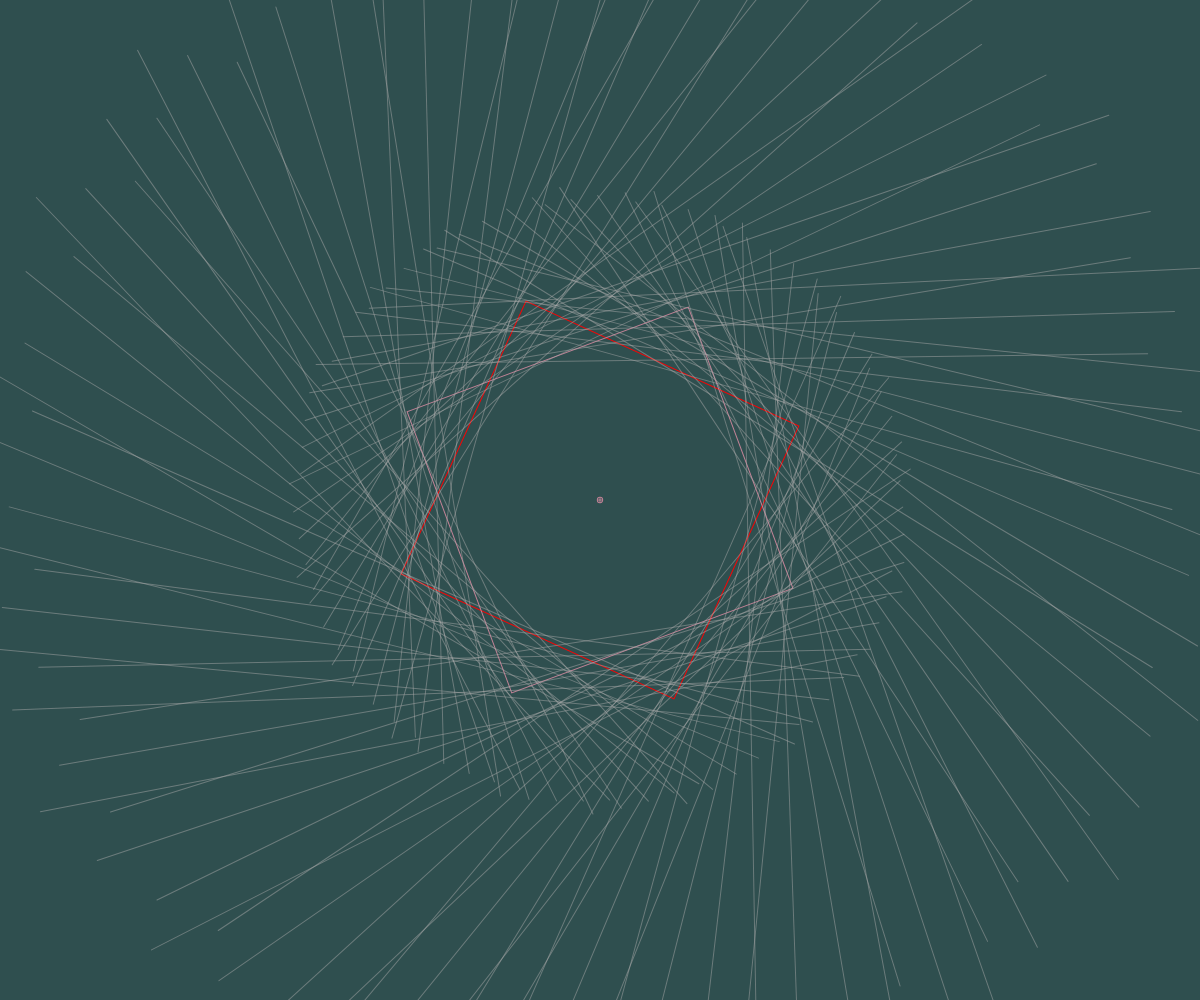
Frame 1 (no input)
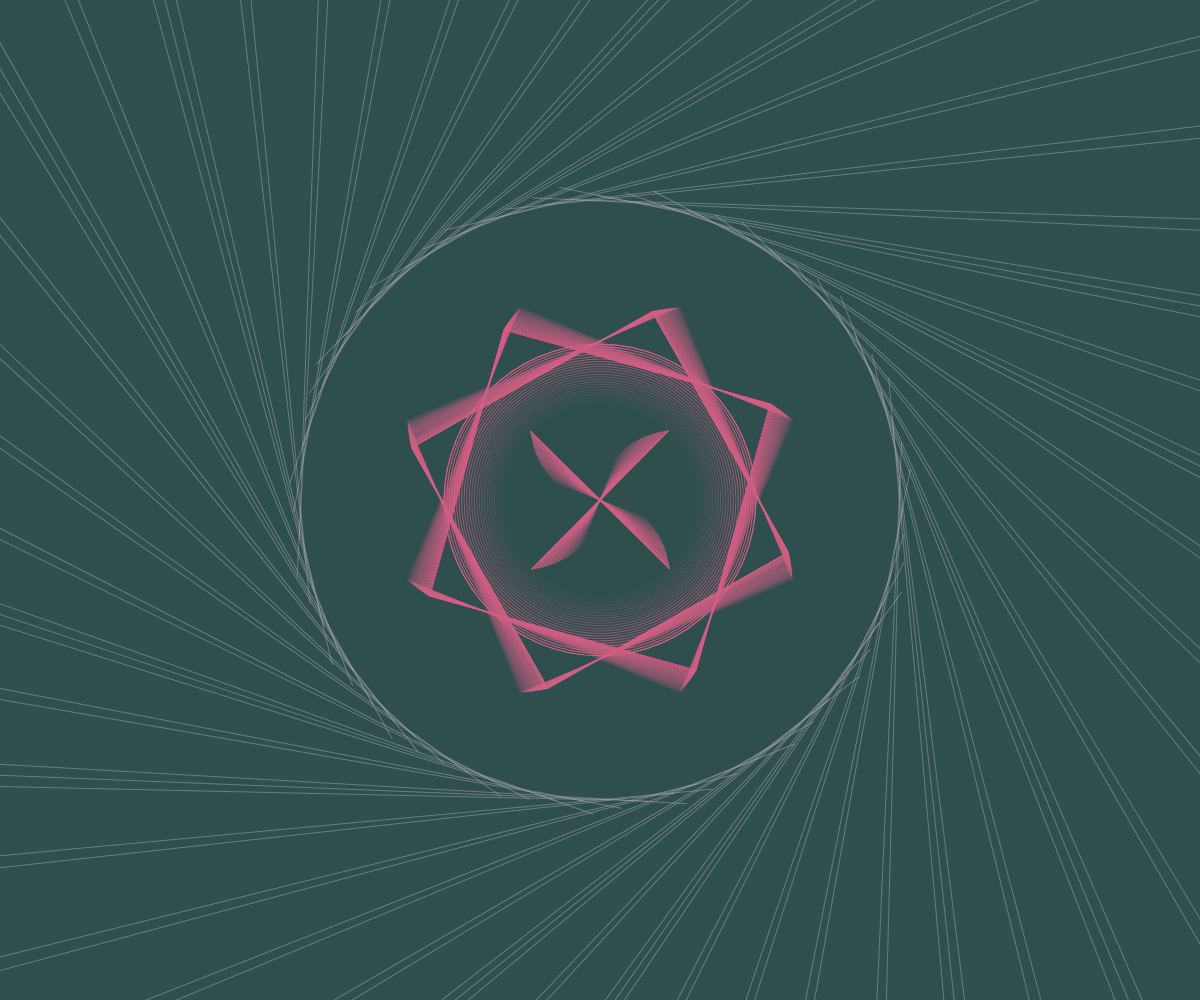
Frame 60 (no input)
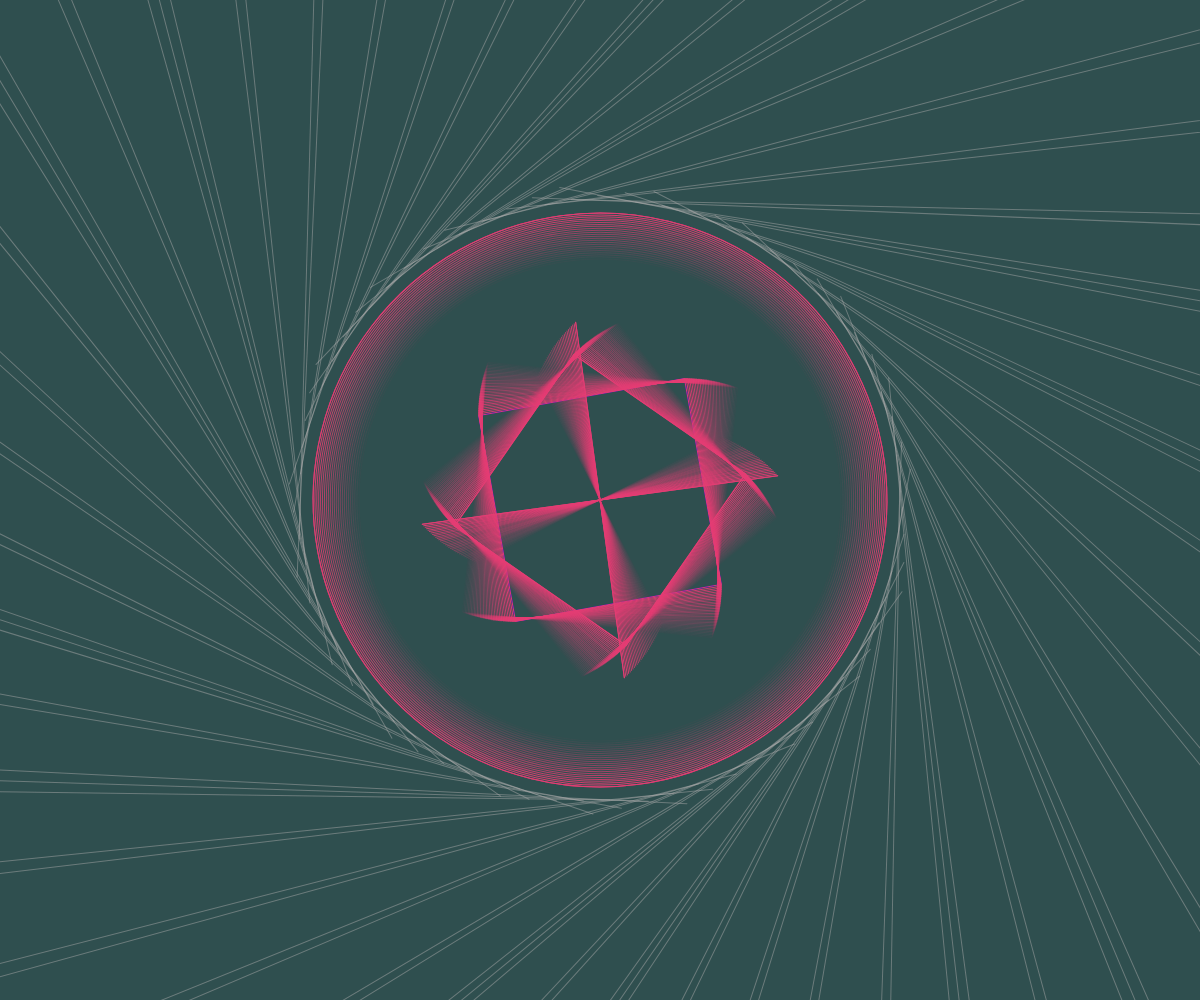
Frame 120 (the mouse pressed at the canvas centre since frame 60)

The p5.js sketch that drew these frames (run headless with seeded random() and noise() and a simulated clock; from frame 60 on, the mouse is pressed at the canvas centre):

// p5.js sketch
// ── sketch.js
let history=[];
let history2=[];
let history3=[];
let history4=[];
let history5=[];

let rAngle;
let wave;
let wave1;
let waveS;
let i;
let w;

function setup() {
  createCanvas(windowWidth,windowHeight);
  angleMode(RADIANS);
  rAngle=1;
}

function draw() {

  background(47,79,79);
  noFill();

  translate(width/2,height/2);

  waveS=100*sin(frameCount/200); //needed only for w
  wave = 100*sin(frameCount/150); //needed for the two single lines and the circle
  wave1=100*sin(frameCount/150 +PI/2); //needed for the two squares
  w=waveS*map(width/2-60,0,height,2500,0); //just empirically found, needed for the gray lines
  i=map(sin(frameCount/200-PI),-1,1,0,1); //needed for the colors

  color1=color(255-int(i*128),8+int(i*247),90+int(i*122));

  // 1ST SQUARE
  push();
  rotate(wave1/50);
  color1.setAlpha(255)
  stroke(color1);
  stroke(lerpColor(color("red"), color("blue"), frameCount/120));
  rect(-wave1*3/2,-wave1*3/2,2*wave1*3/2,2*3/2*wave1);
  pop();

  history.push(wave1);

    if (history.length>35){
      history.splice(0,1);
     }

    for (let i=0; i < history.length; i++){
      color1.setAlpha(255/35*i)
      stroke(color1);
      push();
      rotate(history[i]/50);
      rect(-history[i]*3/2,-history[i]*3/2,2*history[i]*3/2,2*history[i]*3/2);
      pop();
    }

    // 2ND SQUARE
    push();
    rotate(wave1/50+PI/4);
    color1.setAlpha(255)
    stroke(color1);
    rect(-wave1*3/2,-wave1*3/2,2*wave1*3/2,2*3/2*wave1)
    pop();

    history5.push(wave1);

      if (history5.length>35){
        history5.splice(0,1);
       }

      for (let i=0; i < history5.length; i++){
        color1.setAlpha(255/35*i)
        stroke(color1);
        push();
        rotate(history5[i]/50+PI/4);
        rect(-history5[i]*3/2,-history5[i]*3/2,2*history5[i]*3/2,2*history5[i]*3/2);
        pop();
      }

    //VERTICAL LINE
    push();
    rotate(wave/50);
    color1.setAlpha(255)
    stroke(color1);
    line(0,-2.5*wave,0,2.5*wave);
    pop();

    history2.push(wave);

    if (history2.length>35){
      history2.splice(0,1);
     }

    for (let i=0; i < history2.length; i++){
      color1.setAlpha(255/35*i)
      stroke(color1);
      push();
      rotate(history2[i]/50);
      line(0,-2.5*history2[i],0,2.5*history2[i])
      pop();
    }

    //HORIZONTAL LINE
    push();
    rotate(wave/50);
    color1.setAlpha(255)
    stroke(color1);
    line(-2.5*wave,0,2.5*wave,0);
    pop();

    history3.push(wave);

    if (history3.length>35){
      history3.splice(0,1);
     }

    for (let i=0; i < history3.length; i++){
      color1.setAlpha(255/35*i)
      stroke(color1);
      push();
      rotate(history3[i]/50);
      line(-2.5*history3[i],0,2.5*history3[i],0)
      pop();
    }

    // CIRCLE
    push();
    rotate(wave/50);
    color1.setAlpha(255)
    stroke(color1);
    ellipse(0,0,8*wave);
    pop();

    history4.push(wave);

    if (history4.length>25){
      history4.splice(0,1);
     }

    for (let i=0; i < history4.length; i++){
      color1.setAlpha(255/25*i)
      stroke(color1);
      push();
      rotate(history4[i]/50);
      ellipse(0,0,history4[i]*8)
      pop();
    }

    // LINES

    for(let i=0; i<100; i++){
    rotate(rAngle);
    stroke(169,169,169,125);
    line(300, i-w, -300, (i+1));
  }
}
